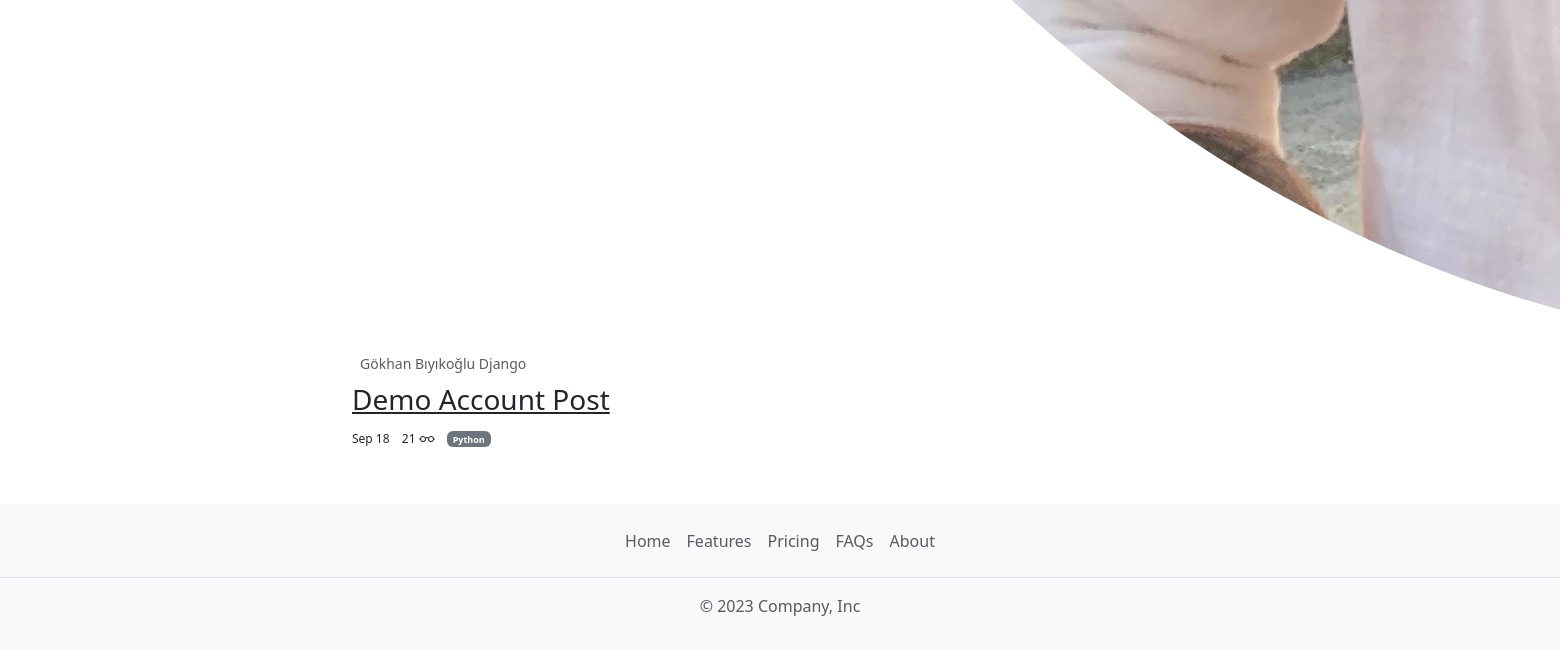
Page /blog/category/python/ (lower part) on the earlier database version.
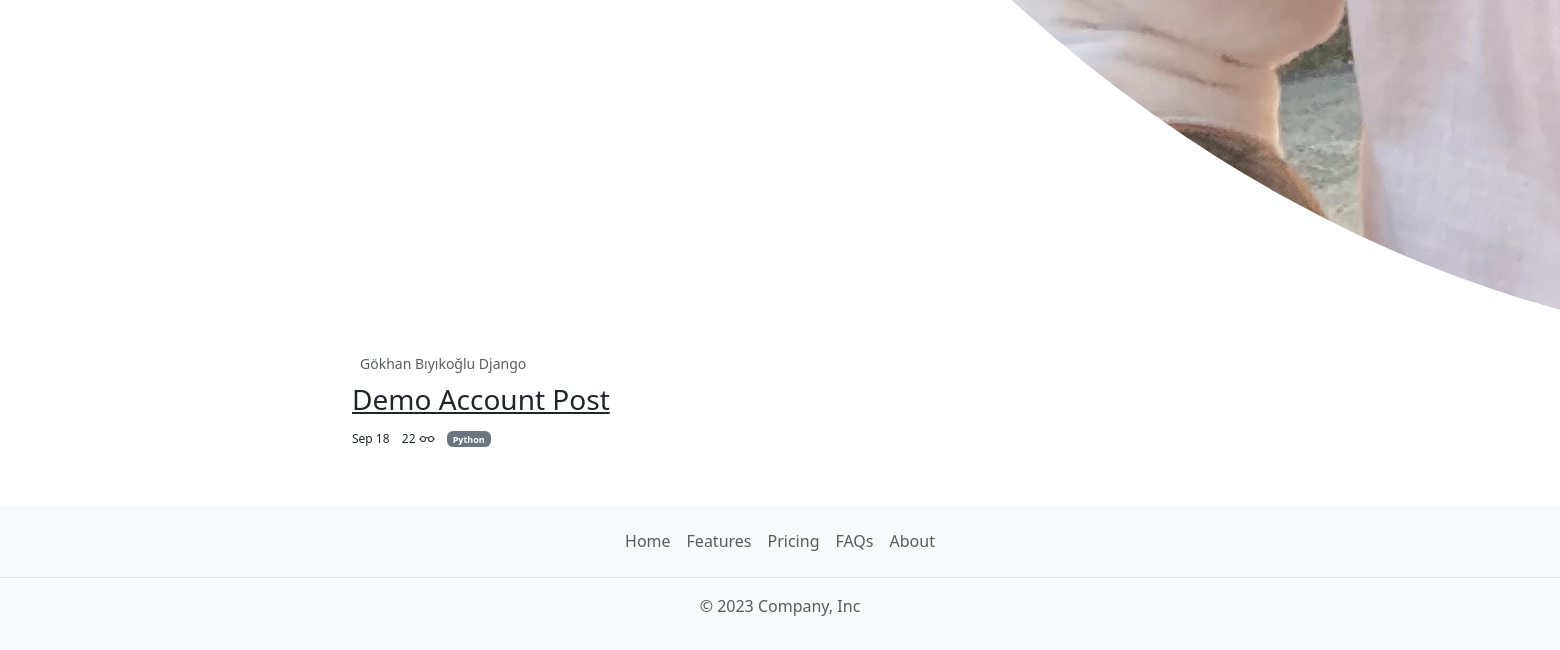
Same page on the later database version.
### blog/models.py (models this page shows, shortened)
class CommonModel(models.Model):
    title = models.CharField(max_length=200)
    slug = AutoSlugField(populate_from = 'title', unique=True)
    is_active = models.BooleanField(default=False)
    created_at = models.DateTimeField(auto_now_add=True)
    updated_ad = models.DateTimeField(auto_now=True)
    class Meta:
        abstract = True
        ordering = ('title', )

class BlogPost(CommonModel):
    user = models.ForeignKey(User, on_delete=models.CASCADE)
    category = models.ForeignKey(Category, on_delete=models.SET_NULL, null=True)
    tag = models.ManyToManyField(Tag)
    cover_image = models.ImageField(upload_to="post")
    content = tinymce_models.HTMLField(blank=True, null=True)
    view_count = models.PositiveBigIntegerField(default=0)
    class Meta:
        ordering = ('-created_at', )
    def get_absolute_url(self):
        return reverse(
            'read:post_detail_view',
            kwargs={
                'user_slug': self.user.profile.slug,
                'post_slug': self.slug,
            }
        )

class Category(CommonModel):
    def __str__(self):
        return self.title
    def get_absolute_url(self):
        return reverse(
            "blog:category_view",
            kwargs={
                "category_slug": self.slug
            }
        )

### user/models.py (models this page shows, shortened)
class Profile(models.Model):
    user = models.OneToOneField(User, on_delete=models.CASCADE)
    avatar = models.ImageField(upload_to='avatar')
    instagram = models.CharField(max_length=200)
    info = tinymce_models.HTMLField(blank=True, null=True)
    slug = models.SlugField(max_length=200)
    def get_absolute_url(self):
        return reverse(
            'read:all_posts_view',
            kwargs= {
                "user_slug": self.slug,
            }
        )

### blog/views.py (the view)
# urls.py: path('category/<slug:category_slug>/', category_view, name='category_view'),
def category_view(request, category_slug):
    category = get_object_or_404(Category, slug = category_slug)
    posts = BlogPost.objects.filter(category = category)
    context = dict(
        category = category,
    )
    return render(request, 'blog/post_list.html', context)

### blog/templates/blog/post_list.html (shortened to what this page needs)
{% extends "core/base.html" %}
{% block content %}
<div class="container">
    <div class="row">
        <div class="col-sm-8 offset-sm-2 mt-5">
            {% if category %}
                {% with posts=category.blogpost_set.all %}
                    {% for post in posts %}
                        {% include "components/post.html" %}
                    {% endfor %}
                {% endwith %}
            {% elif tag %}
                {% with posts=tag.blogpost_set.all %}
                    {% for post in posts %}
                            {% include "components/post.html" %}
                    {% endfor %}
                {% endwith %}
            {% elif favs %}
                {% with posts=favs %}
                    {% for post in posts %}
                            {% include "components/post.html" %}
                    {% endfor %}
                {% endwith %}
            {% endif %}
        </div>
    </div>
</div>
{% endblock content %}

### blog/templates/components/post.html (shortened to what this page needs)
{% load thumbnail %}
<article class="row mb-3">
    <div class="col-sm-8">
        <div>
            <a href="{{ post.user.profile.get_absolute_url }}" class="text-decoration-none text-muted">
            <img src="{{ post.user.profile.avatar|thumbnail_url:'avatar' }}" class="rounded-circle" alt="">
            <small class="ms-2">{{ post.user.get_full_name }}</small>
            </a>
        </div>
        <h3 class="mt-2 MB-1">
            <a href="{{ post.get_absolute_url }}" class="text-dark">{{ post.title }}</a>
        </h3>
        <ul class="list-inline">
            <li class="list-inline-item fs-12">{{ post.created_at|date:"M d"}}</li>
            <li class="list-inline-item fs-12">
                {{ post.view_count }}
            </li>
            <li class="list-inline-item fs-12">
                <a href="{{ post.category.get_absolute_url }}">
                    <span class="badge bg-secondary">
                        {{ post.category }}
                    </span>
                </a>
            </li>
        </ul>
    </div>
    <div class="col-sm-4">
    </div>
</article>

Differences in the rows shown:
changed BlogPost "Demo Account Post": view_count "21" → "22"
